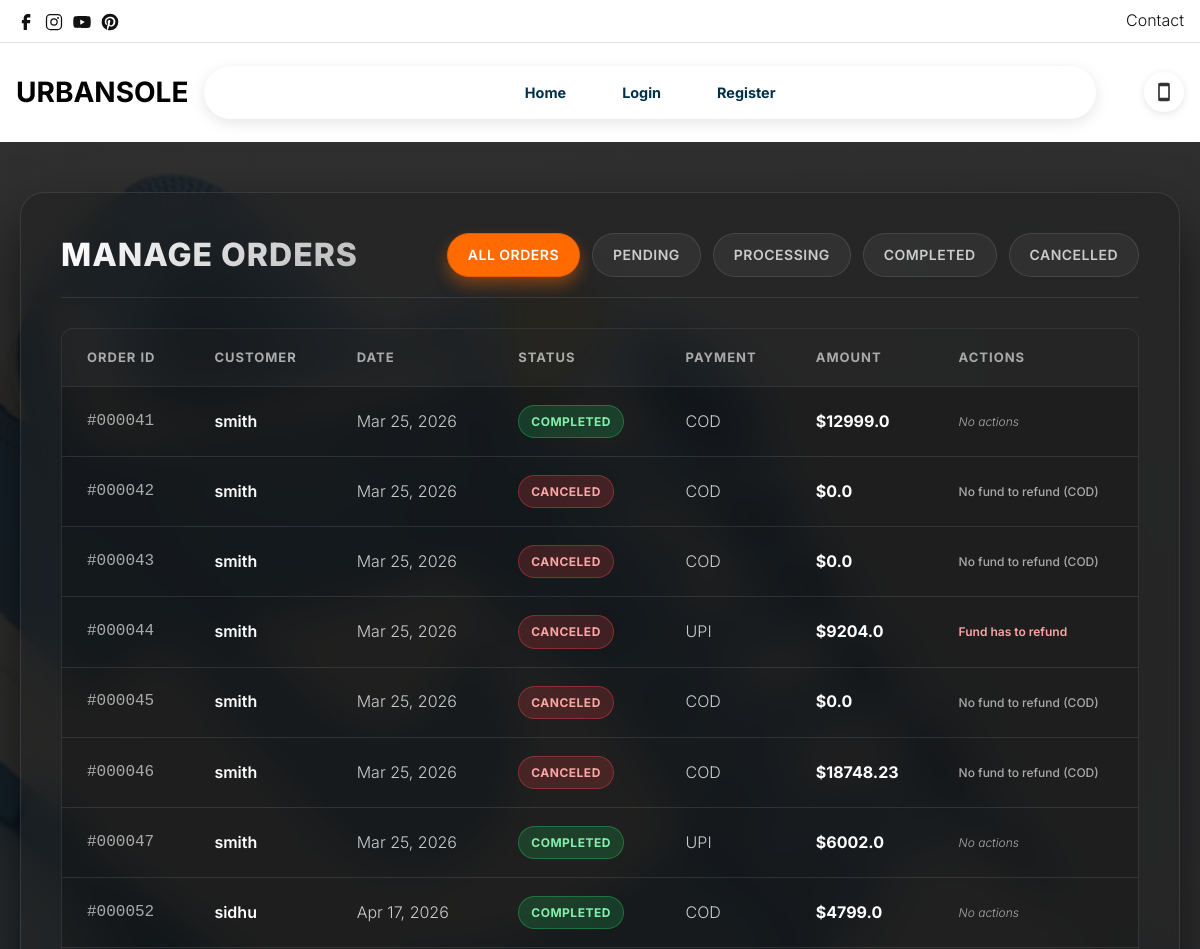
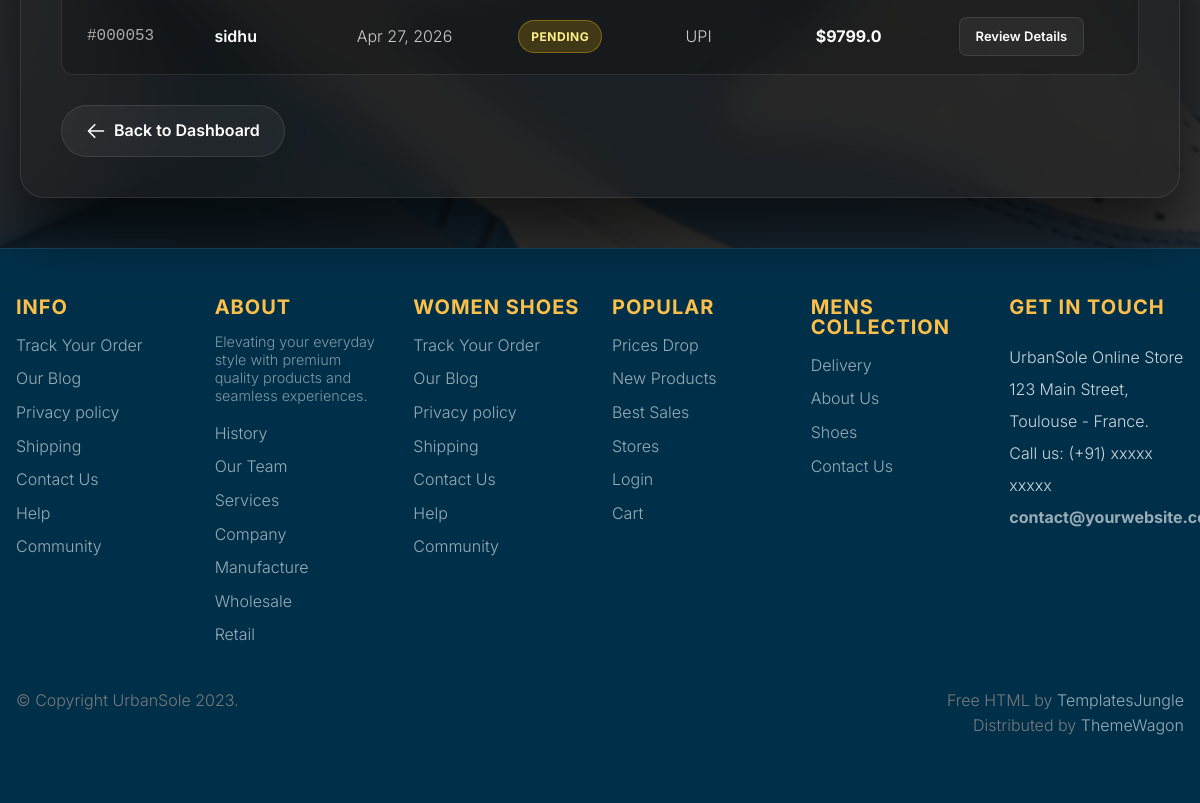
Screenshot of /userorder_for_admin with the database file from the repository (2 pictures, top to bottom).
### employee/models.py (models this page shows)
class Order(models.Model):
    user=models.ForeignKey(User,on_delete=models.CASCADE)
    orderdate=models.DateTimeField(auto_now_add=True)
    deliverydate=models.DateTimeField(null=True, blank=True)
    carrier=models.CharField(max_length=100, blank=True)
    payment_date=models.DateTimeField(null=True, blank=True)
    total_amount=models.FloatField(default=0.0)
    orderstatus=models.CharField(max_length=20, default='pending')
    paymentstatus=models.CharField(max_length=20, default='')
    trackingid=models.CharField(max_length=100, blank=True)
    payment_method=models.CharField(max_length=50, blank=True)
    cancel_reason=models.TextField(blank=True, null=True)

### manager/views.py (the view)
# urls.py: path('userorder_for_admin',views.userorder_for_admin,name='userorder_for_admin'),
def userorder_for_admin(request):
    status=request.GET.get('status')
    orders=Order.objects.all()
    if status == 'pending':
        orders=Order.objects.filter(orderstatus__iexact='pending')
    if status == 'Processing':
        orders=Order.objects.filter(orderstatus__iexact='Processing')
    if status == 'Completed':
        orders=Order.objects.filter(orderstatus__iexact='Completed')
    if status == 'Canceled':
        orders=Order.objects.filter(orderstatus__in=['canceled', 'Canceled', 'cancelled', 'Cancelled'])
    if status == 'all':
        orders=Order.objects.all()
    return render(request,'manager/userorder.html',{'orders':orders})

### template/manager/userorder.html (shortened to what this page needs)
{% extends 'common/base.html' %}
{% load static %}
{% block content %}
<div class="orders-wrapper">
    <div class="orders-card">
        <div class="orders-header">
            <h2>Manage Orders</h2>
            <div class="filter-group">
                <a href="?status=all" class="filter-btn" data-status="all">All Orders</a>
                <a href="?status=pending" class="filter-btn" data-status="pending">Pending</a>
                <a href="?status=Processing" class="filter-btn" data-status="Processing">Processing</a>
                <a href="?status=Completed" class="filter-btn" data-status="Completed">Completed</a>
                <a href="?status=Canceled" class="filter-btn" data-status="Canceled">Cancelled</a>
            </div>
        </div>
        <div class="table-responsive">
            <table>
                <thead>
                    <tr>
                        <th>Order ID</th>
                        <th>Customer</th>
                        <th>Date</th>
                        <th>Status</th>
                        <th>Payment</th>
                        <th>Amount</th>
                        <th>Actions</th>
                    </tr>
                </thead>
                <tbody>
                    {% for item in orders %}
                    <tr>
                        <td style="font-family: monospace; color: #aaa;">#{{ item.id|stringformat:"06d" }}</td>
                        <td style="font-weight: 600;">{{ item.user.username }}</td>
                        <td style="color: #ccc;">{{ item.orderdate|date:"M d, Y" }}</td>
                        <td>
                            {% if item.orderstatus|lower == 'pending' %}
                                <span class="status-badge status-pending">Pending</span>
                            {% elif item.orderstatus|lower == 'processing' %}
                                <span class="status-badge status-processing">Processing</span>
                            {% elif item.orderstatus|lower == 'completed' %}
                                <span class="status-badge status-completed">Completed</span>
                            {% elif item.orderstatus|lower == 'canceled' or item.orderstatus|lower == 'cancelled' %}
                                <span class="status-badge status-canceled">Canceled</span>
                            {% else %}
                                <span class="status-badge" style="background: rgba(255,255,255,0.1);">{{ item.orderstatus }}</span>
                            {% endif %}
                        </td>
                        <td style="color: #ccc; text-transform: capitalize;">{{ item.payment_method }}</td>
                        <td style="font-weight: 700; color: #fff;">${{ item.total_amount }}</td>
                        <td>
                            <div class="action-group">
                                {% if item.orderstatus == 'pending' %}
                                    <a href="{% url 'orderdetails_for_manager' item.id %}" class="btn-action btn-details">Review Details</a>
                                {% elif item.orderstatus|lower == 'canceled' or item.orderstatus|lower == 'cancelled' %}
                                    {% if item.payment_method|lower == 'upi' %}
                                        <span style="color: #fca5a5; font-size: 12px; font-weight: 600;">Fund has to refund</span>
                                    {% else %}
                                        <span style="color: #aaa; font-size: 12px; font-weight: 500;">No fund to refund (COD)</span>
                                    {% endif %}
                                {% else %}
                                    <span style="color: #aaa; font-style: italic; font-size: 12px;">No actions</span>
                                {% endif %}
                            </div>
                        </td>
                    </tr>
                    {% endfor %}
                </tbody>
            </table>
        </div>
        <a href="{% url 'adminhome' %}" class="btn-back">
            <svg width="20" height="20" fill="none" stroke="currentColor" stroke-width="2" viewBox="0 0 24 24">
                <path stroke-linecap="round" stroke-linejoin="round" d="M10.5 19.5L3 12m0 0l7.5-7.5M3 12h18" />
            </svg>
            Back to Dashboard
        </a>
    </div>
</div>
{% endblock %}

### static/stylish-1.0.0/style.css (style rules this page uses)
body { --heading-font: "Inter", Roboto, sans-serif; --heading-font-weight: 400; --heading-color: var(--bs-dark); --heading-line-height: 1.24; --swiper-theme-color: var(--bs-primary); --swiper-pagination-bottom: 0; --custom-easing: cubic-bezier(.17, .67, .83, .67); --bs-body-font-family: "Inter", Roboto, sans-serif; --bs-body-font-size: 1rem; --bs-body-font-weight: 400; --bs-body-line-height: 1.7; --bs-body-color: #8f8f8f; --bs-body-color-rgb: 143, 143, 143; --bs-primary: #F77F00; --bs-primary-dark: #C04E01; --bs-secondary: #003049; --bs-black: #003049; --bs-light: #F1F1F0; --bs-dark: #003049; --bs-gray: #9aa1a7; --bs-gray-dark: #51565b; --bs-primary-rgb: 247, 127, 0; --bs-secondary-rgb: 0, 48, 73; --bs-black-rgb: 0, 48, 73; --bs-light-rgb: 241, 241, 240; --bs-dark-rgb: 0, 48, 73; --bs-link-color: var(--bs-dark); --bs-link-color-rgb: 17, 17, 17; --bs-link-decoration: underline; --bs-link-hover-color: var(--bs-primary); --bs-link-hover-color-rgb: 17, 17, 17; }
h1, .h1, h2, .h2, h3, .h3, h4, .h4, h5, .h5, h6, .h6 { font-family: var(--heading-font); font-weight: var(--heading-font-weight); color: var(--heading-color); line-height: var(--heading-line-height); }
a { text-decoration: none; transition: all 0.3s ease-out; }
:root { --accent-color: #333; --black-color: #000; --dark-color: #111; --gray-color-100: #F1F1F1; --gray-color-200: #E1E1E1; --gray-color-300: #D1D1D1; --gray-color-400: #ced4da; --gray-color-500: #adb5bd; --dark-gray-color: #7A7A7A; --bs-light-rgb: rgba(255, 255, 255, 1); --light-color: #fff; --swiper-theme-color: #111 !important; }
:root { --body-font: "Inter", sans-serif; --heading-font: "Inter", sans-serif; --extra-font: "Playfair Display", sans-serif; --subheading-font: "Petit Formal Script", sans-serif; }
*, *::before, *::after { -webkit-box-sizing: border-box; -moz-box-sizing: border-box; box-sizing: border-box; }
html { box-sizing: border-box; }
body { font-family: var(--body-font); font-weight: 300; line-height: 1.6; color: var(--accent-color); margin: 0; }
a { color: var(--dark-color); text-decoration: none; transition: 0.3s color ease-out; }
h1, h2, h3, h4, h5 { font-family: var(--heading-font); font-weight: 700; line-height: 1; }
h2 { font-size: 2.8em; }

### template/common/base.html (style rules this page uses)
:root { --brand-navy: #003049; --brand-red: #D62828; --brand-orange: #F77F00; --brand-yellow: #FCBF49; --primary-orange: var(--brand-orange); --hero-orange: #C04E01; }

### rows the page displays
Order: id "000041", user.username "smith", orderdate "Mar 25, 2026", orderstatus "COMPLETED", payment_method "COD", total_amount "12999.0"
Order: id "000042", user.username "smith", orderdate "Mar 25, 2026", orderstatus "CANCELED", payment_method "COD", total_amount "0.0"
Order: id "000043", user.username "smith", orderdate "Mar 25, 2026", orderstatus "CANCELED", payment_method "COD", total_amount "0.0"
Order: id "000044", user.username "smith", orderdate "Mar 25, 2026", orderstatus "CANCELED", payment_method "UPI", total_amount "9204.0"
Order: id "000045", user.username "smith", orderdate "Mar 25, 2026", orderstatus "CANCELED", payment_method "COD", total_amount "0.0"
Order: id "000046", user.username "smith", orderdate "Mar 25, 2026", orderstatus "CANCELED", payment_method "COD", total_amount "18748.23"
Order: id "000047", user.username "smith", orderdate "Mar 25, 2026", orderstatus "COMPLETED", payment_method "UPI", total_amount "6002.0"
Order: id "000052", user.username "sidhu", orderdate "Apr 17, 2026", orderstatus "COMPLETED", payment_method "COD", total_amount "4799.0"
Order: id "000053", user.username "sidhu", orderdate "Apr 27, 2026", orderstatus "PENDING", payment_method "UPI", total_amount "9799.0"
